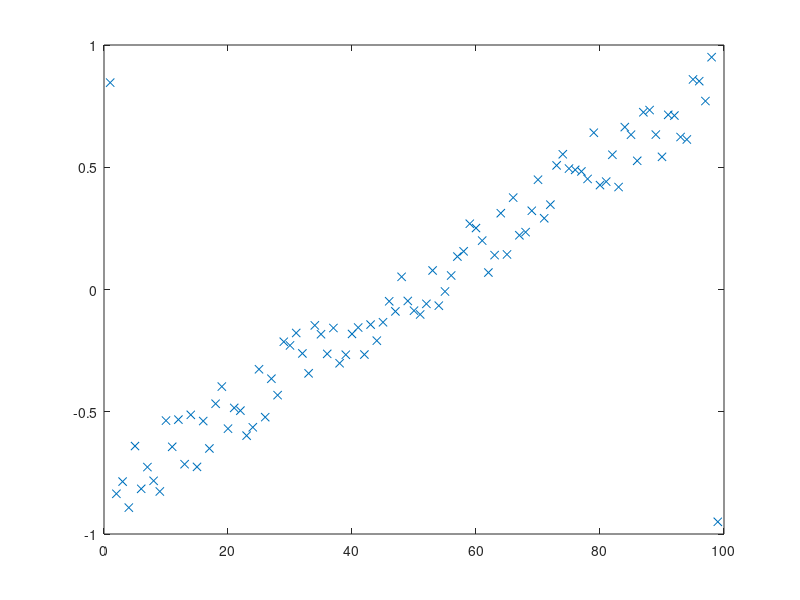

Reproduce this figure in MATLAB. (Note: this script raises an error after producing the figure.)
% script <a href="matlab:CocktailSortTest">CocktailSortTest</a>
% Test <a href="matlab:help CocktailSort">CocktailSort</a> on slightly out-of-order data.
% See <a href="matlab:NRweb">Numerical Renaissance: simulation, optimization, & control</a>, Section 7.1.3.
% Part of <a href="matlab:help NRC">Numerical Renaissance Codebase 1.0</a>, <a href="matlab:help NRchap07">Chapter 7</a>; please read the <a href="matlab:help NRcopyleft">copyleft</a>.

n=99; n1=(n+1)/2; D=0.85*([1:n]'-n1)/n1+0.15*(2*rand(n,1)-1); D([1 n])=D([n 1]);
close all, plot(D(:,1),'x'), pause(0.5), [D,index]=CocktailSort(D,1,n); plot(D(:,1),'x')

% end script CocktailSortTest
